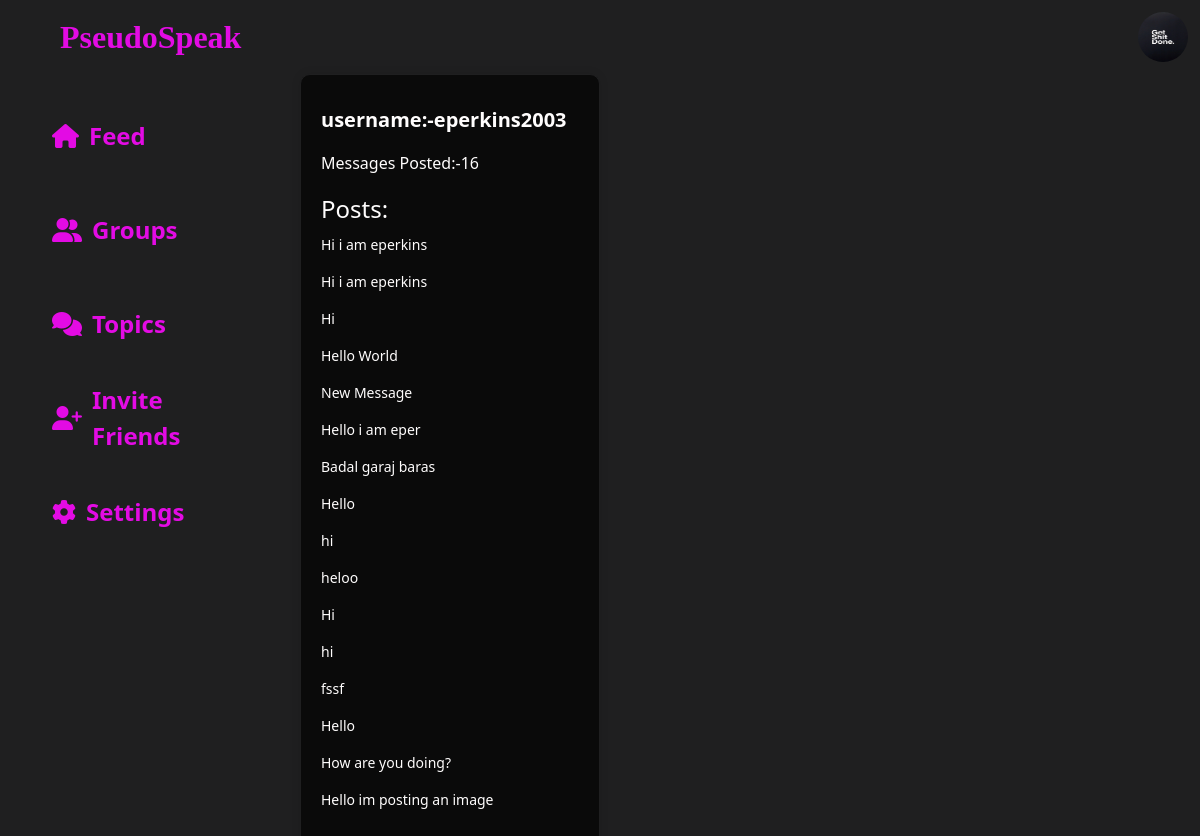
Screenshot of /dashboard/ (signed in) with the database file from the repository.
### main/models.py (models this page shows, shortened)
class Profile(models.Model):
    user=models.OneToOneField(User,null=True,on_delete=models.CASCADE)
    profile_img=models.ImageField(null=True,blank=True,upload_to='images/')

class TrendingMessage(models.Model):
    user=models.ForeignKey(User,null=True,on_delete=models.CASCADE)
    content=models.TextField()
    image=models.ImageField(null=True,blank=True)
    likes=models.IntegerField(null=True,default=0)
    view_count=models.IntegerField(null=True,default=0)
    hashtags=models.ManyToManyField('Hashtag')
    date_added = models.DateTimeField(auto_now_add=True,null=True)
    parent_message = models.ForeignKey('self', null=True, blank=True, on_delete=models.CASCADE, related_name='replies')
    class Meta:
        ordering = ('-date_added',)

### main/views.py (the view)
# urls.py: path("dashboard/",views.dashboard,name="dashboard"),
def dashboard(request):
    user = request.user
    trendingmessages = TrendingMessage.objects.filter(
        user=user, parent_message=None
    ).order_by("date_added")
    trendingmessagescount = len(trendingmessages)
    return render(
        request,
        "main/dashboard.html",
        {
            "trendingmessagescount": trendingmessagescount,
            "trendingmessages": trendingmessages,
        },
    )

### main/templates/main/dashboard.html (shortened to what this page needs)
{% load static %}
<!DOCTYPE html>
<html lang="en">
<head>
  <link href="https://cdn.jsdelivr.net/npm/bootstrap@5.3.1/dist/css/bootstrap.min.css" rel="stylesheet"
>
  <link rel="stylesheet" href="{% static 'main/css/index.css' %}">
</head>
<body>
<nav class="navbar navbar-expand-lg bg-body-tertiary">
  <div class="container-fluid">
    <a class="navbar-brand ms-5 nav-logo" href="{% url 'index' %}">PseudoSpeak</a>
    <div class="collapse navbar-collapse" id="navbarSupportedContent">
      {% if user.is_authenticated %}
        <img id="profile_img_navbar" src="{{ user.profile.profile_img.url}}" alt="" style="width: 50px;height: 50px;border-radius: 50%;">
      {% else %}
        <button class="btn signbtn me-4" type="submit">Sign in</button>
      {% endif %}
    </div>
  </div>
</nav>
<div class="container-fluid">
  <div class="row content-1">
    <div class="col-3 content-1a">
      <ul>
        <li class="active"><i class="fa-solid fa-house"></i><a href="{% url 'index' %}">Feed</a></li>
        <li><i class="fa-solid fa-user-group"></i><a href="{% url 'rooms' %}">Groups</a></li>
        <li><i class="fa-solid fa-comments"></i>Topics</li>
        <li><i class="fa-solid fa-user-plus"></i>Invite Friends</li>
        <li><i class="fa-solid fa-gear"></i>Settings</li>
      </ul>
    </div>
    <div class="col-3 content-1b">
      <p>username:-{{user.username}}</p>
      <p>Messages Posted:-{{trendingmessagescount}}</p>
      <h3>Posts:</h3>
      {% for message in trendingmessages %}
      <p>{{message.content}}</p>
      {% endfor %}
    </div>
</div>
</body>
</html>

### main/static/main/css/index.css (style rules this page uses)
body { background: #1f1f20; color: white; overflow: hidden; }
.nav-logo { color: rgba(233, 11, 233, 0.973); font-size: xx-large; font-weight: bolder; font-family: serif; }
.navbar.bg-body-tertiary { background-color: transparent !important; color: white; }
.content-1 { height: 90vh; }
.content-1b { border: 1px solid #1f1f20; height: 100vh; }
.content-1a { border: 2px solid #1f1f20; height: 90vh; }
.content-1a ul li { list-style: none; margin: 30px 18px; font-size: x-large; font-weight: 600; border-radius: 30px; padding-left: 20px; padding-top: 5px; height: 8vh; background: none; }
.content-1a ul { list-style-type: none; padding: 0; }
.content-1a li { display: flex; align-items: center; color: rgba(233, 11, 233, 0.973); background-color: transparent; padding: 10px 15px; cursor: pointer; transition: background-color 0.2s ease; }
.content-1a i.fa-solid { font-size: 24px; margin-right: 10px; }
.content-1a li a { color: rgba(233, 11, 233, 0.973); text-decoration: none; }
.content-1b { background-color: #1f1f20; padding: 20px; border-radius: 10px; box-shadow: 0 0 10px rgba(0, 0, 0, 0.1); }
.content-1b p:first-child { font-size: 20px; font-weight: bold; color: #fffdfd; }
.content-1b p:nth-child(2) { font-size: 16px; color: #dbcece; }
.content-1b h3 { font-size: 24px; margin-top: 20px; color: #c2b0b0; }
.content-1b p { font-size: 14px; line-height: 1.5; margin-top: 10px; color: #ddc6c6; }

### rows the page displays
TrendingMessage: content "Hi i am eperkins"
TrendingMessage: content "Hi i am eperkins"
TrendingMessage: content "Hi"
TrendingMessage: content "Hello World"
TrendingMessage: content "New Message"
TrendingMessage: content "Hello i am eper"
TrendingMessage: content "Badal garaj baras"
TrendingMessage: content "Hello"
TrendingMessage: content "hi"
TrendingMessage: content "heloo"
TrendingMessage: content "Hi"
TrendingMessage: content "hi"
TrendingMessage: content "fssf"
TrendingMessage: content "Hello"
TrendingMessage: content "How are you doing?"
TrendingMessage: content "Hello im posting an image"

### other values shown
{{ user.username }} "eperkins2003"
{{ trendingmessagescount }} "16"
